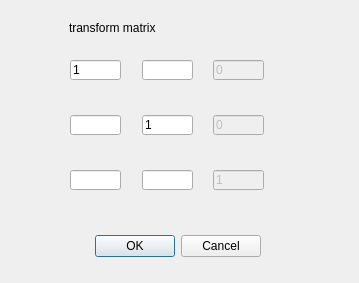
<?xml version="1.0" encoding="UTF-8"?>
<ui version="4.0">
 <class>DlgTransform</class>
 <widget class="QDialog" name="DlgTransform">
  <property name="geometry">
   <rect>
    <x>0</x>
    <y>0</y>
    <width>359</width>
    <height>283</height>
   </rect>
  </property>
  <property name="windowTitle">
   <string>Dialog</string>
  </property>
  <widget class="QDialogButtonBox" name="buttonBox">
   <property name="geometry">
    <rect>
     <x>-80</x>
     <y>230</y>
     <width>341</width>
     <height>32</height>
    </rect>
   </property>
   <property name="orientation">
    <enum>Qt::Horizontal</enum>
   </property>
   <property name="standardButtons">
    <set>QDialogButtonBox::Cancel|QDialogButtonBox::Ok</set>
   </property>
  </widget>
  <widget class="QLabel" name="label">
   <property name="geometry">
    <rect>
     <x>69</x>
     <y>20</y>
     <width>111</width>
     <height>16</height>
    </rect>
   </property>
   <property name="text">
    <string>transform matrix</string>
   </property>
  </widget>
  <widget class="QLineEdit" name="lineEdit33">
   <property name="enabled">
    <bool>false</bool>
   </property>
   <property name="geometry">
    <rect>
     <x>213</x>
     <y>170</y>
     <width>51</width>
     <height>20</height>
    </rect>
   </property>
   <property name="text">
    <string>1</string>
   </property>
  </widget>
  <widget class="QLineEdit" name="lineEdit31">
   <property name="geometry">
    <rect>
     <x>70</x>
     <y>170</y>
     <width>51</width>
     <height>20</height>
    </rect>
   </property>
  </widget>
  <widget class="QLineEdit" name="lineEdit32">
   <property name="geometry">
    <rect>
     <x>142</x>
     <y>170</y>
     <width>51</width>
     <height>20</height>
    </rect>
   </property>
  </widget>
  <widget class="QLineEdit" name="lineEdit13">
   <property name="enabled">
    <bool>false</bool>
   </property>
   <property name="geometry">
    <rect>
     <x>213</x>
     <y>60</y>
     <width>51</width>
     <height>20</height>
    </rect>
   </property>
   <property name="text">
    <string>0</string>
   </property>
  </widget>
  <widget class="QLineEdit" name="lineEdit21">
   <property name="geometry">
    <rect>
     <x>70</x>
     <y>115</y>
     <width>51</width>
     <height>20</height>
    </rect>
   </property>
  </widget>
  <widget class="QLineEdit" name="lineEdit12">
   <property name="geometry">
    <rect>
     <x>142</x>
     <y>60</y>
     <width>51</width>
     <height>20</height>
    </rect>
   </property>
  </widget>
  <widget class="QLineEdit" name="lineEdit22">
   <property name="geometry">
    <rect>
     <x>142</x>
     <y>115</y>
     <width>51</width>
     <height>20</height>
    </rect>
   </property>
   <property name="text">
    <string>1</string>
   </property>
  </widget>
  <widget class="QLineEdit" name="lineEdit23">
   <property name="enabled">
    <bool>false</bool>
   </property>
   <property name="geometry">
    <rect>
     <x>213</x>
     <y>115</y>
     <width>51</width>
     <height>20</height>
    </rect>
   </property>
   <property name="text">
    <string>0</string>
   </property>
  </widget>
  <widget class="QLineEdit" name="lineEdit11">
   <property name="geometry">
    <rect>
     <x>70</x>
     <y>60</y>
     <width>51</width>
     <height>20</height>
    </rect>
   </property>
   <property name="text">
    <string>1</string>
   </property>
  </widget>
 </widget>
 <resources/>
 <connections>
  <connection>
   <sender>buttonBox</sender>
   <signal>accepted()</signal>
   <receiver>DlgTransform</receiver>
   <slot>accept()</slot>
   <hints>
    <hint type="sourcelabel">
     <x>248</x>
     <y>254</y>
    </hint>
    <hint type="destinationlabel">
     <x>157</x>
     <y>274</y>
    </hint>
   </hints>
  </connection>
  <connection>
   <sender>buttonBox</sender>
   <signal>rejected()</signal>
   <receiver>DlgTransform</receiver>
   <slot>reject()</slot>
   <hints>
    <hint type="sourcelabel">
     <x>316</x>
     <y>260</y>
    </hint>
    <hint type="destinationlabel">
     <x>286</x>
     <y>274</y>
    </hint>
   </hints>
  </connection>
 </connections>
</ui>
